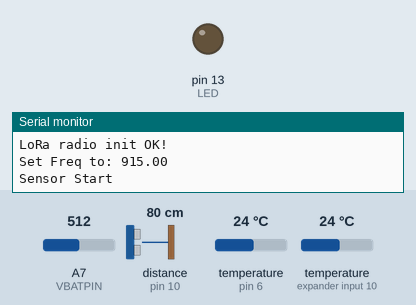
A sketch run on a simulated Arduino Leonardo, built for the host (arithmetic inside an expression is 32-bit, double 64-bit). On the bench: output pins drawn as LEDs (lit = HIGH), the last lines printed to the serial monitor. Inputs (shaded band) come from the test bench; at power-on: A7 (VBATPIN) = 512, distance to the obstacle (sensor on pin 10) 80 cm, temperature (sensors on pin 6, expander input 10) 24 °C. No radio packets arrive unless stated; pins used as bus, display or sensor lines are not drawn.

Above: at 8.5 s.
At 37.45 s:
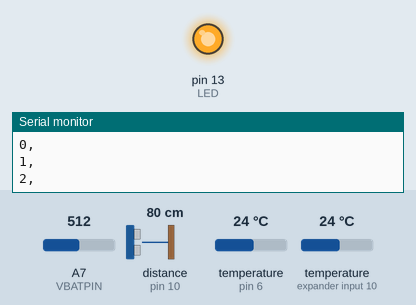
Timing chart, 0 to 38.1 s (numbered marks = the images above):
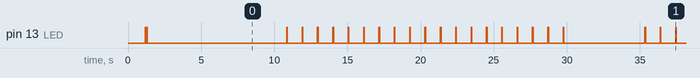

Measured:
- by itself, everything shown: repeats every 24.5 s, in 38 steps

The sketch:

ECSerial_K0.1_2.4.ino
```cpp
// **********************************************************************************
// INNOVATE AUCKLAND Water Quality EC Sensor Version 2.4
// EZO-ECTM Embedded Conductivity Circuit Conductivity = μS/cm
// Adafruit featherM0 with LoRa RFM95, Dallas 18B20 sensors and sleepydog power management
// Includes 2X Dallas 18B20 digital Air and Water temperature sensors
// WD Version 2.4 Published to GitHub
// WD Version 2.3 Added MOSFET power control and grove ultrasonic sensor and library
// WD Version 2.2 Added EC K type Calibration to loop
// WD Version 2.1 Added f_ec = atof(EC); to convert char to float to resolve radio send fault
// WD Version 2.0 Installed Atlas Scientific EC K=0.1 sensor and EZO circuit.
// WD Version 1.3 Installed grove ultrasonic to improve power usage.
// WD Version 1.2 Changed to default LoRa radio spreading factor
// WD Version 1.1 Corrected water temperature and EC calculation
// WD Version 1.0 Initial Build
// **********************************************************************************

/*
The Non-Profit Open Software License version 3.0 (NPOSL-3.0)

Copyright (c) 2019 Innovate Auckland

Permission is hereby granted, free of charge, to any person obtaining a copy of this software and associated documentation
files (the "Software"), to deal in the Software without restriction, including without limitation the rights to use,
copy, modify, merge, publish, distribute copies of the Software, and to permit persons to whom the Software is furnished
to do so, subject to the following conditions:

This software may not be used for commercial purposes.

The above copyright notice and this permission notice shall be included in all
copies or substantial portions of the Software.


THE SOFTWARE IS PROVIDED "AS IS", WITHOUT WARRANTY OF ANY KIND, EXPRESS OR
IMPLIED, INCLUDING BUT NOT LIMITED TO THE WARRANTIES OF MERCHANTABILITY,
FITNESS FOR A PARTICULAR PURPOSE AND NONINFRINGEMENT. IN NO EVENT SHALL THE
AUTHORS OR COPYRIGHT HOLDERS BE LIABLE FOR ANY CLAIM, DAMAGES OR OTHER
LIABILITY, WHETHER IN AN ACTION OF CONTRACT, TORT OR OTHERWISE, ARISING FROM,
OUT OF OR IN CONNECTION WITH THE SOFTWARE OR THE USE OR OTHER DEALINGS IN THE
SOFTWARE
.*/

#include <OneWire.h>
#include <DallasTemperature.h>
#include <Adafruit_SleepyDog.h>
#include <RH_RF95.h>
#include "Ultrasonic.h"

char* Nodestr = "STRXX";   // Node ID
#define PWRLOOP 19         // Power down, n X 16sec power down


//************************************ Define Connections ***************************
// Settings for feather32u4 LoRa RFM95
/*
  #define RFM95_CS  8
  #define RFM95_RST 4
  #define RFM95_INT 7
  #define VBATPIN   A9 // voltage divider for battery measurement
  #define led       13
*/

// Settings for featherM0 LoRa RFM95
#define RFM95_RST    4
#define RFM95_CS     8
#define RFM95_INT    3
#define VBATPIN      A7 // voltage divider for battery measurement
#define RF95_FREQ 915.0
#define LED          13

#define SensorPWR    12
#define ONE_WIRE_BUS 6 // Dallas data wire is connected to pin 6


String inputstring = "";                              //a string to hold incoming data from the PC
String sensorstring = "";                             //a string to hold the data from the Atlas Scientific product
boolean input_string_complete = false;                //have we received all the data from the PC
boolean sensor_string_complete = false;               //have we received all the data from the Atlas Scientific product

char sensorstring_array[30];                        //we make a char array
char *EC;                                           //char pointer used in string parsing
char *TDS;                                          //char pointer used in string parsing
char *SAL;                                          //char pointer used in string parsing
char *GRAV;                                         //char pointer used in string parsing

// wd variables told hold string values
char Tstr[10];     // Air Temp
char Wstr[10];     // Water temp
char Dstr[10];     // Distance
char ECstr[10];    // EC Level
char Bstr[10];     // Battery Voltage

char buffer[50];
byte sendLen;

float Temp1, WTemp, Bat, f_ec, Dist;
int distance;


//************************************ Load Drivers ********************************

RH_RF95 rf95(RFM95_CS, RFM95_INT);        // wd load driver instance of the radio and name it "rf95"

OneWire oneWire(ONE_WIRE_BUS);            // Setup a oneWire instance to communicate with any OneWire devices

DallasTemperature sensors(&oneWire);      // Pass our oneWire reference to Dallas Temperature.

//Ultrasonic ultrasonic(10, 11);
Ultrasonic ultrasonic(10);  //grove 3 wire


void setup() {

  //while (!Serial);
  Serial.begin(9600);                                 //set baud rate for the hardware serial port_0 to 9600
  delay(100);
  Serial1.begin(9600);                               //set baud rate for the software serial port_1 to 9600

  Serial.println("Serial Started");

  pinMode(LED, OUTPUT);        // initialize digital pin as an output.
  pinMode(SensorPWR, OUTPUT);
  pinMode(RFM95_RST, OUTPUT);
  digitalWrite(RFM95_RST, HIGH);

  // manual reset
  digitalWrite(RFM95_RST, LOW);
  delay(10);
  digitalWrite(RFM95_RST, HIGH);
  delay(10);

  //wd initialise radio
  while (!rf95.init()) {
    Serial.println("LoRa radio init failed");
    while (1);
  }

  Serial.println("LoRa radio init OK!");

  // Defaults after init are 434.0MHz, modulation GFSK_Rb250Fd250, +13dbM
  if (!rf95.setFrequency(RF95_FREQ)) {
    Serial.println("setFrequency failed");
    while (1);
  }
  Serial.print("Set Freq to: "); Serial.println(RF95_FREQ);

  // wd set radio tx power and use PA false
  rf95.setTxPower(13, false);
  rf95.printRegisters();  //Print all the RFM95 register values
  /*
      // Start up the Dallas Temperature library
      sensors.begin();
  */

  inputstring.reserve(10);                            // set aside some bytes for receiving data from the PC
  sensorstring.reserve(30);                           // set aside some bytes for receiving data from Atlas Scientific product
  Serial1.print("Factory");                           // Factory rest EZO-EC Atlas Scientific
  Serial1.print('\r');
  delay(1000);
  Serial1.print("K,0.1");                             // Set K level of the EZO-EC Atlas Scientific product
  Serial1.print('\r');

  digitalWrite(LED, LOW);
  delay(50);
  digitalWrite(LED, HIGH);
  delay(50);
  digitalWrite(LED, LOW);
  delay(50);
  digitalWrite(LED, HIGH);
  delay(50);
  digitalWrite(LED, LOW);
  delay(5000);  //wait for recode

}


/**********wd dtostrf function for feather M0 *************************/
#if defined(ARDUINO_SAMD_ZERO) || defined(ARDUINO_SAMD_MKR1000)
static char *dtostrf (double val, signed char width, unsigned char prec, char *sout) {
  char fmt[20];
  sprintf(fmt, "%%%d.%df", width, prec);
  sprintf(sout, fmt, val);
  return sout;
}
#endif


// used for serial input to the EZO-EC circuit
void serialEvent() {                                  //if the hardware serial port_0 receives a char
  inputstring = Serial.readStringUntil(13);           //read the string until we see a <CR>
  input_string_complete = true;                       //set the flag used to tell if we have received a completed string from the PC
}


/***************** Main Loop *************************/
void loop() {
  // Power Up and Start Sensors
  Serial.println();
  Serial.println("Sensor Start");
  // Power Up Sensors
  digitalWrite(SensorPWR, HIGH);
  delay(500);
  sensors.begin();
  delay(1000);
  //Serial1.print("Wake");                            //send wake string to the Atlas Scientific product
  //Serial1.print('\r');
  Serial1.print("K,0.1");                             // Set K level of the EZO-EC Atlas Scientific product
  Serial1.print('\r');
  delay(1000);


  // Measure Temperatures
  Serial.println("Requesting temperatures...");
  sensors.requestTemperatures();
  Serial.println("DONE");
  Temp1 = sensors.getTempCByIndex(1); //index 0, first sensor, air temp
  //Temp1 = 20; //index 0, first sensor, water temp sesnor
  WTemp = sensors.getTempCByIndex(0); //index 1, second sensor, water temp
  //WTemp = 25; //index 1, second sensor, water temp

  // Measure EC level, call read EZO-EC code
  uint8_t ReadEC;
  for (ReadEC = 0; ReadEC < 100; ReadEC++) {
    ECloop();                                //then call ec sensor function
  }


  // Measure water level, read UltraSonic
  distance = ultrasonic.MeasureInCentimeters();
  //distance = 76;


  // Measure battery
  float measuredvbat = analogRead(VBATPIN);
  measuredvbat *= 2; // we divided by 2, so multiply back
  measuredvbat *= 3.3; // Multiply by 3.3V, our reference voltage
  measuredvbat /= 1024; // convert to voltage
  Bat = measuredvbat;


  // convert doubles to char-string, add char-string to buffer array
  dtostrf(Temp1, 1, 1, Tstr);
  dtostrf(WTemp, 1, 1, Wstr);
  dtostrf(distance, 1, 0, Dstr);
  dtostrf(f_ec, 1, 0, ECstr);
  dtostrf(Bat, 1, 1, Bstr);
  //sprintf(buffer, "%s,%s,%s,%s,%s,%s,!", Nodestr, Tstr, Wstr, Dstr, EC, Bstr);
  sprintf(buffer, "%s,%s,%s,%s,%s,%s", Nodestr, Tstr, Wstr, Dstr, ECstr, Bstr);

  // wd send buffer and send length to radio
  sendLen = strlen(buffer);

  rf95.send((uint8_t *) buffer, sendLen);
  rf95.waitPacketSent();
  rf95.sleep();


  // wd serial diagnostics
  Serial.println("  ....................  " );
  Serial.println();
  Serial.print("Temp1: "); Serial.println(Temp1);
  Serial.print("WTemp: "); Serial.println(WTemp);
  Serial.print("Distance: "); Serial.println(distance);
  Serial.print("EC Value: "); Serial.print(EC); Serial.println(" uS/cm2");
  Serial.print("Battery: "); Serial.println(Bat);
  Serial.println();
  Serial.print("Send Data: "); Serial.println(buffer);
  Serial.print("Send Length: "); Serial.println(sendLen);
  Serial.println("  ....................  " );
  Serial.println();
  Serial.println("Going to sleep in one second...");
  delay(1000);

  // To entering low power sleep mode for loop
  Serial.println("Shutdown Loop");
  digitalWrite(SensorPWR, LOW);                         // Power Down Sensors
  Serial1.print("Sleep");                               //send sleep string to the Atlas Scientific product
  Serial1.print('\r');
  uint8_t i;
  for (i = 0; i < PWRLOOP; i++) {
    //Watchdog.sleep();  //enable watchdog only after your sensor and code is tested
    Serial.print(i);    Serial.println(", ");
    digitalWrite(LED, HIGH);
    delay(50);
    digitalWrite(LED, LOW);
    delay(1000); //comment out this delay to reduce power utlisation
  }
}


void ECloop() {

  if (input_string_complete) {                        //if a string from the PC has been received in its entirety
    Serial1.print(inputstring);                      //send that string to the Atlas Scientific product
    Serial1.print('\r');                             //add a <CR> to the end of the string
    inputstring = "";                                 //clear the string
    input_string_complete = false;                    //reset the flag used to tell if we have received a completed string from the PC
  }

  if (Serial1.available() > 0) {                     //if we see that the Atlas Scientific product has sent a character
    char inchar = (char)Serial1.read();              //get the char we just received
    sensorstring += inchar;                           //add the char to the var called sensorstring
    if (inchar == '\r') {                             //if the incoming character is a <CR>
      sensor_string_complete = true;                  //set the flag
    }
  }

  if (sensor_string_complete == true) {               //if a string from the Atlas Scientific product has been received in its entirety
    if (isdigit(sensorstring[0]) == false) {          //if the first character in the string is a digit
      Serial.println(sensorstring);                   //send that string to the PC's serial monitor
    }
    else                                              //if the first character in the string is NOT a digit
    {

      sensorstring.toCharArray(sensorstring_array, 30);   //convert the string to a char array
      EC = strtok(sensorstring_array, ",");               //let's pars the array at each comma
      TDS = strtok(NULL, ",");                            //let's pars the array at each comma
      SAL = strtok(NULL, ",");                            //let's pars the array at each comma
      GRAV = strtok(NULL, ",");                           //let's pars the array at each comma
      /*
            Serial.print("EC:");                                //we now print each value we parsed separately
            Serial.println(EC);                                 //this is the EC value

            Serial.print("TDS:");                               //we now print each value we parsed separately
            Serial.println(TDS);                                //this is the TDS value

            Serial.print("SAL:");                               //we now print each value we parsed separately
            Serial.println(SAL);                                //this is the salinity value

            Serial.print("GRAV:");                              //we now print each value we parsed separately
            Serial.println(GRAV);                               //this is the specific gravity
            Serial.println();                                   //this just makes the output easier to read
      */
      f_ec = atof(EC);                                    //convert the char to a float
    }
    sensorstring = "";                                //clear the string
    sensor_string_complete = false;                   //reset the flag used to tell if we have received a completed string from the Atlas Scientific product
  }
}
```
